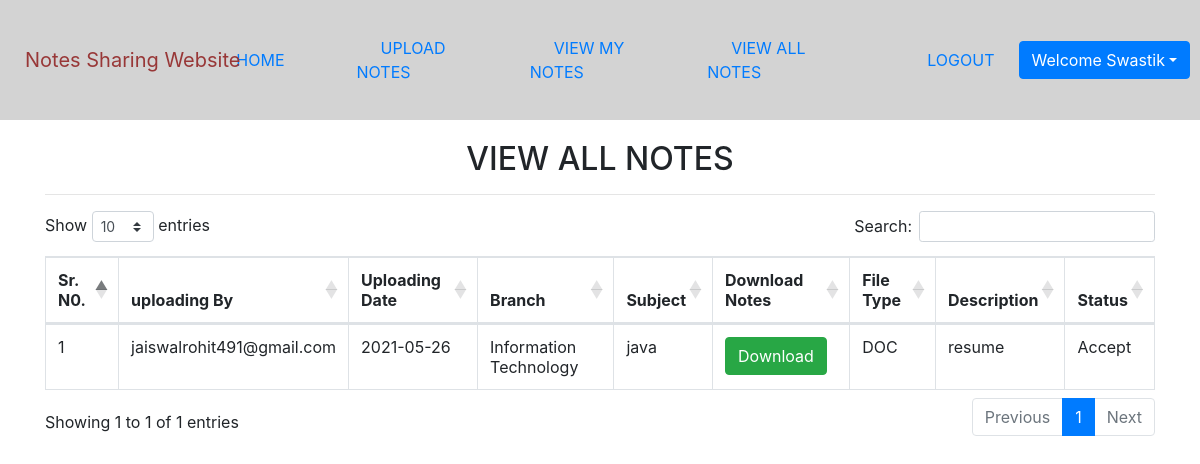
Page /viewallnotes (signed in) on the earlier database version.
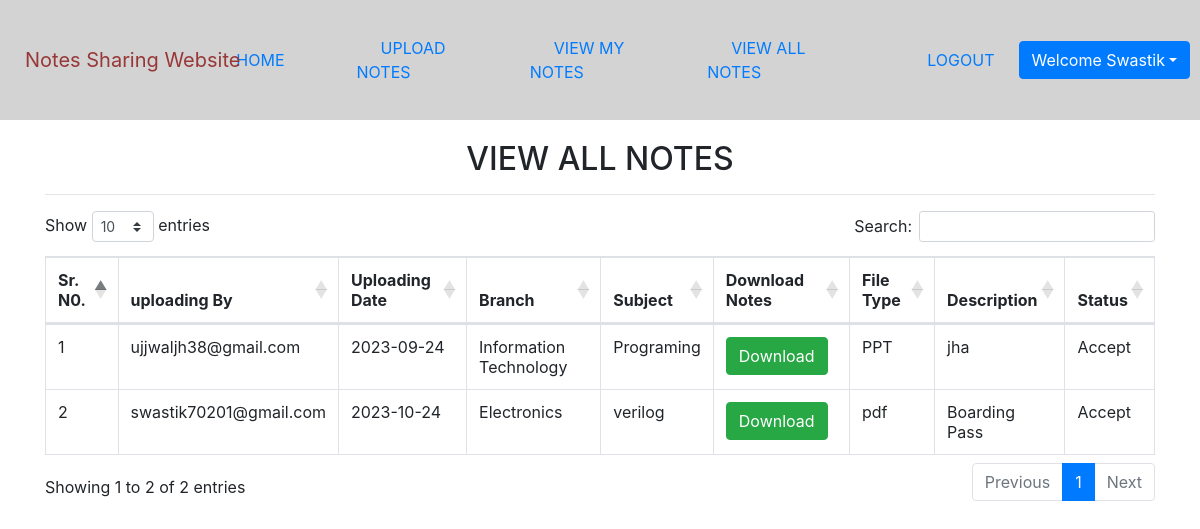
Same page on the later database version.
### notes/models.py (models this page shows, shortened)
class Notes(models.Model):
    user = models.ForeignKey(User, on_delete=models.CASCADE)
    uploadingdate = models.CharField(max_length=30)
    branch = models.CharField(max_length=30)
    subject = models.CharField(max_length=30,)
    notesfile = models.FileField(null=True)
    filetype = models.CharField(max_length=30,)
    description = models.CharField(max_length=200, null=True)
    status=models.CharField(max_length=15,)

### notes/views.py (the view)
# urls.py: path('viewallnotes',viewallnotes,name='viewallnotes'),
def viewallnotes(request):
    if not request.user.is_authenticated:
        return redirect('login')
    notes = Notes.objects.filter(status="Accept")
    d = {'notes':notes}
    return render(request,'viewallnotes.html',d)

### notes/templates/viewallnotes.html (shortened to what this page needs)
{% extends 'usernavigation.html' %}
{% load static %}
{% block body %}
<link rel="stylesheet" href="https://cdnjs.cloudflare.com/ajax/libs/twitter-bootstrap/4.5.2/css/bootstrap.css">
<link rel="stylesheet" href="https://cdn.datatables.net/1.10.24/css/dataTables.bootstrap4.min.css">
<div class="container mt-5">
    <h2 class="text-center">VIEW ALL NOTES</h2>
    <HR>
    <table class="table table-bordered" id="example">
       <thead>
           <tr>
               <th>Sr. N0.</th>
               <th>uploading By</th>
               <th>Uploading Date</th>
               <th>Branch</th>
               <th>Subject</th>
               <th>Download Notes</th>
               <th>File Type</th>
               <th>Description</th>
               <th>Status</th>
           </tr>
       </thead>
       <tbody>
           {% for i in notes %}
           <tr>
               <td>{{forloop.counter}}</td>
               <td>{{i.user.username}}</td>
               <td>{{i.uploadingdate}}</td>
               <td>{{i.branch}}</td>
               <td>{{i.subject}}</td>
               <td><a href="{{i.notesfile.url}}" class="btn btn-success" download>Download</a></td>
               <td>{{i.filetype}}</td>
               <td>{{i.description}}</td>
               <td>{{i.status}}</td>
           </tr>
           {% endfor %}
        </tbody>
   </table>
</div>
{% endblock %}

### notes/templates/usernavigation.html (shortened to what this page needs)
<html lang="en">
<head>
    {% load static %}
    <link rel="stylesheet" href="https://maxcdn.bootstrapcdn.com/bootstrap/4.3.1/css/bootstrap.min.css">
    <link rel="stylesheet" href="https://use.fontawesome.com/releases/v5.6.3/css/all.css">
    <link rel="stylesheet" href="{% static 'css/mystyle.css' %}">
</head>
<body>
    <div class="fluids">
        <div class="rows"  style="background-color: lightgrey; padding: 10px;">
            <div class="col-1">
                <a class="navbar-brand" href="{% url 'profile' %}">Notes Sharing Website</a>
            </div>
            <div class="mylist" >
                <ul class="nv">
                  <li class="btn-link nvi">
                    <a class="btn-link" href="{% url 'profile' %}">HOME</a>
                </li>
                <li class="btn-link nvi">
                  <a class="btn-link" href="{% url 'upload_notes' %}">UPLOAD NOTES</a>
                </li>
                <li class="btn-link nvi">
                  <a class="btn-link" href="{% url 'view_mynotes' %}">VIEW MY NOTES</a>
                </li>
                <li class="btn-link nvi">
                  <a class="btn-link" href="{% url 'viewallnotes' %}">VIEW ALL NOTES</a>
                </li>
                </ul>
            </div>
            <div class="nv">
            <li class="navbar-item">
              <a class="btn-link" href="{% url 'logout' %}">LOGOUT</a>
            </li>
            <div class="btn-group">
              <button type="button" class="btn btn-primary dropdown-toggle" data-toggle="dropdown">Welcome {{request.user.first_name}}</button>
          </div>
        </div>
        </div>
    </div>
</body>
</html>
{% block body %}
{% endblock %}

### notes/templates/usernavigation.html (style rules this page uses)
.nv { margin-left: 40px; }
.btn-link { padding: 10px 24px; }
.fluids { position: fixed; top: 0; bottom: 0; right: 0; left: 0; box-shadow:0px 0px 8px 0px rgba(98, 127, 172, 0.20); }
.navbar-brand { color: #983737; }
.mylist { margin-top: 16px; }
.rows { display: flex; align-items: center; justify-content: space-between; }
.nv { display: flex; align-items: center; flex-direction: row; justify-content: space-between; list-style-type: none }

### notes/templates/viewallnotes.html (style rules this page uses)
.container { margin-top: 140px!important; }

Differences in the rows shown:
removed Notes: user.username "jaiswalrohit491@gmail.com", uploadingdate "2021-05-26", branch "Information Technology", subject "java", filetype "DOC", description "resume", status "Accept"
now on this page (row edited): Notes: user.username "ujjwaljh38@gmail.com", uploadingdate "2023-09-24", branch "Information Technology", subject "Programing", filetype "PPT", description "jha", status "Accept"
added Notes: user.username "swastik70201@gmail.com", uploadingdate "2023-10-24", branch "Electronics", subject "verilog", filetype "pdf", description "Boarding Pass", status "Accept"
Other differences:
text written by a page script: "Show entries Search: Showing 1 to 1 of 1 entries Previous 1 Next" → "Show entries Search: Showing 1 to 2 of 2 entries Previous 1 Next"
